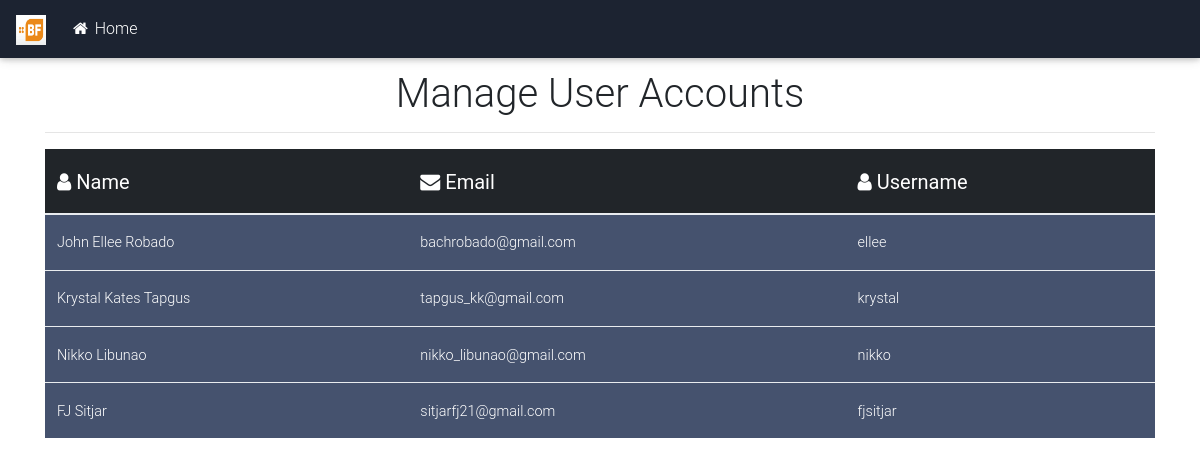
Page /admin-user-accounts.php (signed in) on the committed database.
### tables this page shows
CREATE TABLE `users` (
  `UsersID` int(11) NOT NULL,
  `UserLName` varchar(100) NOT NULL,
  `UserFName` varchar(100) NOT NULL,
  `UserEmail` varchar(100) NOT NULL,
  `UserGender` varchar(50) NOT NULL,
  `Username` varchar(100) NOT NULL,
  `UserPass` varchar(100) NOT NULL
);

### admin-user-accounts.php (the view, shortened to what this page needs)
<!DOCTYPE html>
<?php
	$conn = mysqli_connect('localhost', 'root', '', 'online_services');
?>
<html>
<head>
	<link rel="stylesheet" type="text/css" href="css/bootstrap.css">
	<link rel="stylesheet" type="text/css" href="css/bootstrap.min.css">
	<link rel="stylesheet" type="text/css" href="css/mdb.min.css">
	<link rel="stylesheet" type="text/css" href="https://cdnjs.cloudflare.com/ajax/libs/font-awesome/4.7.0/css/font-awesome.min.css">
</head>
<body>
	<nav class="navbar navbar-expand-lg mdb-color darken-4 fixed-top">
		<a class="navbar-brand" href="#"><img src="img/logo.png" height="30" width="30"></a>
		<div class="navbar-collapse collapse" id="navbar">
			<ul class="navbar-nav mr-auto">
				<li class="nav-item active">
					<a class="nav-link text-white" href="admin-dashboard.php"><span class="fa fa-home"></span> Home</a>
				</li>
			</ul>
		</div>
	</nav><br><br><br>
	<div class="container">
		<div class="page-header">
			<h1 class="text-center">Manage User Accounts</h1>
			<hr>
		</div>
		<div class="table-responsive">
			<table class="table table-hover">
				<thead class="thead-inverse">
					<tr>
						<th style="font-size: 20px;"><span class="fa fa-user"></span> Name</th>
						<th style="font-size: 20px;"><span class="fa fa-envelope"></span> Email</th>
						<th style="font-size: 20px;"><span class="fa fa-user"></span> Username</th>
					</tr>
				</thead>
				<tbody class="mdb-color text-white">
					<?php
						$disp_user = "SELECT * FROM users ORDER BY UsersID DESC";
						$disp_res = mysqli_query($conn, $disp_user);
						if (mysqli_num_rows($disp_res) > 0) {
							while ($disp_row = mysqli_fetch_assoc($disp_res)) {
								echo "<tr>
									<td>".$disp_row['UserFName']. " " . $disp_row['UserLName']. "</td>
									<td>".$disp_row['UserEmail']."</td>
									<td>".$disp_row['Username']."</td>
								</tr>";
							}
						} else {
							echo "<tr><td colspan='11'><h3 class='alert alert-warning text-center'>
                            	<span class='fa fa-info-circle'></span> No Services Found</h3></td></tr>";
						}
					?>
				</tbody>
			</table>
		</div>
	</div>
</body>
</html>

### rows in the picture
users: UserFName "John Ellee", UserLName "Robado", UserEmail "bachrobado@gmail.com", Username "ellee"
users: UserFName "Krystal Kates", UserLName "Tapgus", UserEmail "tapgus_kk@gmail.com", Username "krystal"
users: UserFName "Nikko", UserLName "Libunao", UserEmail "nikko_libunao@gmail.com", Username "nikko"
users: UserFName "FJ", UserLName "Sitjar", UserEmail "sitjarfj21@gmail.com", Username "fjsitjar"
